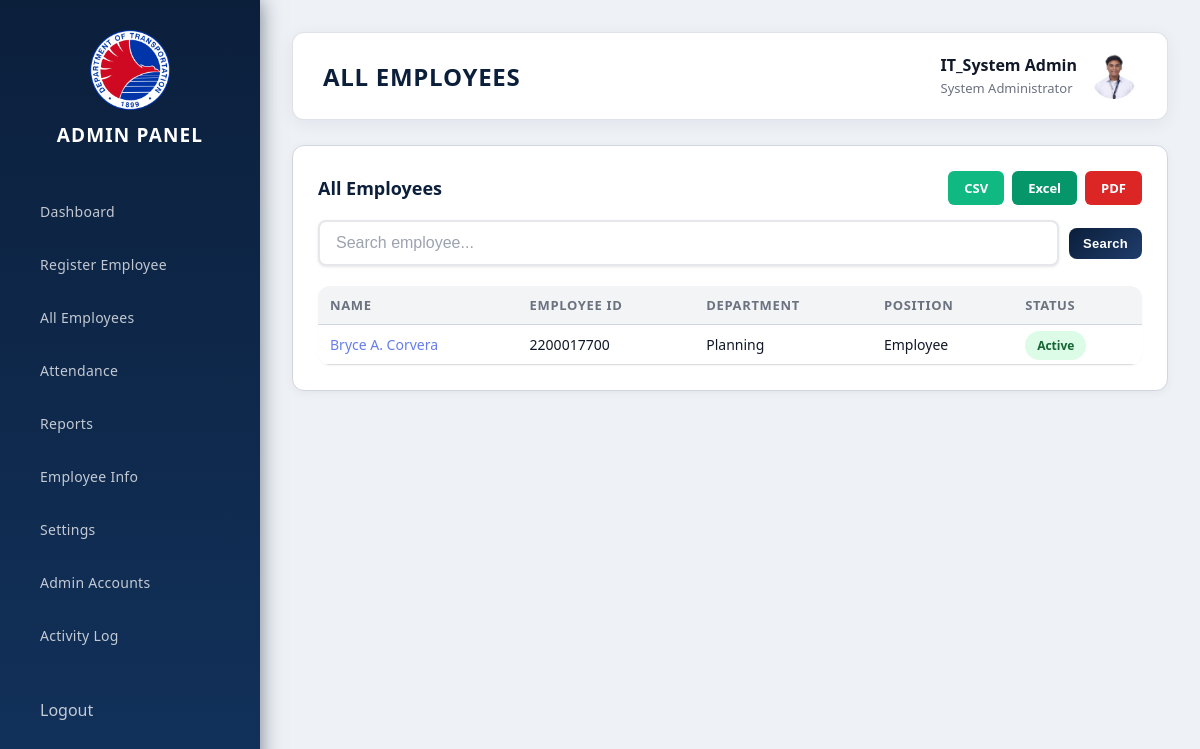
Screenshot of /admin/employees (signed in) with the database file from the repository.
### tables this page shows
CREATE TABLE settings (
    id INTEGER PRIMARY KEY AUTOINCREMENT,
    setting_key TEXT UNIQUE NOT NULL,
    setting_value TEXT NOT NULL,
    description TEXT,
    updated_at TIMESTAMP DEFAULT CURRENT_TIMESTAMP
);

CREATE TABLE employees (
    id INTEGER PRIMARY KEY AUTOINCREMENT,
    full_name TEXT,
    employee_code TEXT UNIQUE,
    address TEXT,
    place_of_birth TEXT,
    blood_type TEXT,
    date_of_birth TEXT,
    gender TEXT,
    civil_status TEXT,
    age INTEGER,
    contact_number TEXT,
    email TEXT,
    course TEXT,
    entity_office TEXT,
    bp_number TEXT,
    philhealth_number TEXT,
    pagibig_number TEXT,
    tin TEXT,
    id_number TEXT,
    position TEXT,
    salary_grade TEXT,
    basic_salary REAL,
    department TEXT,
    place_of_assignment TEXT,
    original_place_of_assignment TEXT,
    item_number TEXT,
    date_appointed TEXT,
    date_of_last_promotion TEXT,
    date_of_separation TEXT,
    employment_status TEXT,
    eligibility TEXT,
    photo_path TEXT,
    status TEXT DEFAULT 'Active',
    created_at TIMESTAMP DEFAULT CURRENT_TIMESTAMP
);

### blueprints/admin.py (the view)
@admin_bp.route("/employees")
@admin_required
def employees():
    try:
        from db import get_db
        db = get_db()
        cur = db.cursor()
        search_query = request.args.get("search", "").strip()
        if search_query:
            search_pattern = f"%{search_query}%"
            cur.execute("""
                SELECT * FROM employees
                WHERE full_name LIKE ? OR employee_code LIKE ? OR department LIKE ?
                ORDER BY full_name
            """, (search_pattern, search_pattern, search_pattern))
        else:
            cur.execute("SELECT * FROM employees ORDER BY full_name")
        employees = cur.fetchall()
        logger.debug(f"Employees list accessed, found {len(employees)} employees")
        return render_template("admin/employees.html", employees=employees, search_query=search_query)
    except Exception as e:
        logger.error(f"Error in employees route: {str(e)}", exc_info=True)
        return render_template("admin/employees.html", employees=[], search_query=search_query or "")

### app.py (called while the page is built)
@app.teardown_appcontext
def teardown_db(exception):
    close_db(exception)

@app.context_processor
def inject_organization_logo():
    try:
        from db import get_db
        db = get_db()
        cur = db.cursor()
        cur.execute("SELECT setting_value FROM settings WHERE setting_key = ?", ("organization_logo",))
        row = cur.fetchone()
        value = row["setting_value"] if row else None
        return {"organization_logo": value or DEFAULT_LOGO_FILENAME}
    except Exception:
        return {"organization_logo": DEFAULT_LOGO_FILENAME}

@app.after_request
def hide_server_header(response):
    response.headers['Server'] = 'SecureServer'
    return response

### blueprints/admin.py (called while the page is built)
def admin_required(f):
    @wraps(f)
    def wrapper(*args, **kwargs):
        if not session.get("admin_logged_in"):
            logger.warning("Unauthorized access attempt to admin route")
            return redirect(url_for("auth.admin_login"))
        return f(*args, **kwargs)
    return wrapper

### templates/admin/employees.html (shortened to what this page needs)
{% extends "admin/base.html" %}
{% block title %}All Employees{% endblock %}
{% block content %}
<div class="section active">
  <div class="card">
    <div class="card-title" style="display: flex; justify-content: space-between; align-items: center;">
      <span>All Employees</span>
      {% if employees %}
      <div style="display: flex; gap: 8px;">
        <a href="{{ url_for('admin.export_employees', format='csv') }}{% if search_query %}?search={{ search_query }}{% endif %}"
           class="btn-export"
           style="padding: 8px 16px; background: #10b981; color: white; text-decoration: none; border-radius: 6px; font-size: 13px; display: inline-flex; align-items: center; gap: 5px;">
          CSV
        </a>
        <a href="{{ url_for('admin.export_employees', format='excel') }}{% if search_query %}?search={{ search_query }}{% endif %}"
           class="btn-export"
           style="padding: 8px 16px; background: #059669; color: white; text-decoration: none; border-radius: 6px; font-size: 13px; display: inline-flex; align-items: center; gap: 5px;">
          Excel
        </a>
        <a href="{{ url_for('admin.export_employees', format='pdf') }}{% if search_query %}?search={{ search_query }}{% endif %}"
           class="btn-export"
           style="padding: 8px 16px; background: #dc2626; color: white; text-decoration: none; border-radius: 6px; font-size: 13px; display: inline-flex; align-items: center; gap: 5px;">
          PDF
        </a>
      </div>
      {% endif %}
    </div>
    <div class="search">
      <form method="GET" action="{{ url_for('admin.employees') }}" style="display: flex; gap: 10px; align-items: center;">
        <input type="text"
               name="search"
               placeholder="Search employee..."
               value="{{ search_query or '' }}"
               style="flex: 1;">
        <button type="submit">Search</button>
      </form>
    </div>
    {% if employees %}
    <table class="table" style="margin-top: 20px;">
      <thead>
        <tr>
          <th>Name</th>
          <th>Employee ID</th>
          <th>Department</th>
          <th>Position</th>
          <th>Status</th>
        </tr>
      </thead>
      <tbody>
        {% for emp in employees %}
        <tr>
          <td>
            <a href="{{ url_for('admin.employee_info') }}?id={{ emp.id }}" style="color: #667eea; text-decoration: none; font-weight: 500;">
              {{ emp.full_name or 'N/A' }}
            </a>
          </td>
          <td>{{ emp.employee_code or 'N/A' }}</td>
          <td>{{ emp.department or 'N/A' }}</td>
          <td>{{ emp.position or 'N/A' }}</td>
          <td>
            <span class="badge {% if emp.status == 'Active' %}active-b{% else %}present{% endif %}">
              {{ emp.status or 'Active' }}
            </span>
          </td>
        </tr>
        {% endfor %}
      </tbody>
    </table>
    {% endif %}
  </div>
</div>
{% endblock %}

### templates/admin/base.html (shortened to what this page needs)
<!DOCTYPE html>
<html lang="en">
<head>
  <link rel="stylesheet" href="{{ url_for('static', filename='admin.css') }}">
</head>
<body>
<div class="sidebar">
  <div class="logo">
    <img src="{{ url_for('static', filename=organization_logo) }}"
         alt="Department of Transportation Logo"
         class="logo-img">
    <div class="logo-text">Admin Panel</div>
  </div>
  <ul class="nav-menu">
    <li><a href="{{ url_for('admin.dashboard') }}" class="nav-link">Dashboard</a></li>
    <li><a href="{{ url_for('admin.register') }}" class="nav-link">Register Employee</a></li>
    <li><a href="{{ url_for('admin.employees') }}" class="nav-link">All Employees</a></li>
    <li><a href="{{ url_for('admin.attendance') }}" class="nav-link">Attendance</a></li>
    <li><a href="{{ url_for('admin.reports') }}" class="nav-link">Reports</a></li>
    <li><a href="{{ url_for('admin.employee_info') }}" class="nav-link">Employee Info</a></li>
    <li><a href="{{ url_for('admin.settings') }}" class="nav-link">Settings</a></li>
    <li><a href="{{ url_for('admin.manage_admins') }}" class="nav-link">Admin Accounts</a></li>
    <li><a href="{{ url_for('admin.audit_log') }}" class="nav-link">Activity Log</a></li>
  </ul>
  <div class="logout-box">
    <a href="{{ url_for('auth.admin_logout') }}" class="logout-btn">Logout</a>
  </div>
</div>
<div class="main">
  <div class="topbar">
    <div class="page-title">{% block title %}{% endblock %}</div>
    <div class="admin-profile">
      <div class="admin-info">
        <strong>{{ session.get('admin_name') or 'DOTR Admin' }}</strong>
        <small>System Administrator</small>
      </div>
      {% if session.get('admin_photo_path') %}
      <img src="{{ url_for('static', filename=session.get('admin_photo_path')) }}" alt="Profile" class="admin-avatar-img" style="width: 46px; height: 46px; border-radius: 50%; object-fit: cover;">
      {% else %}
      <div class="admin-avatar">{{ (session.get('admin_name') or 'DOTR')[0:4] }}</div>
      {% endif %}
    </div>
  </div>
  {% block content %}{% endblock %}
</div>
</body>
</html>

### templates/admin/base.html (style rules this page uses)
.nav-link { cursor: pointer; user-select: none; -webkit-user-select: none; pointer-events: auto !important; }
body:not(.loading) { opacity: 1 !important; }
.nav-link { transition: opacity 0.1s ease, background 0.2s ease; }
.main { will-change: contents; }
.nav-link { contain: layout style paint; }

### rows the page displays
settings: setting_value (picture)
employees: full_name "Bryce A. Corvera", employee_code "2200017700", department "Planning", position "Employee", status "Active"

### other values shown
{{ session.get('admin_name') or 'DOTR Admin' }} "IT_System Admin"
